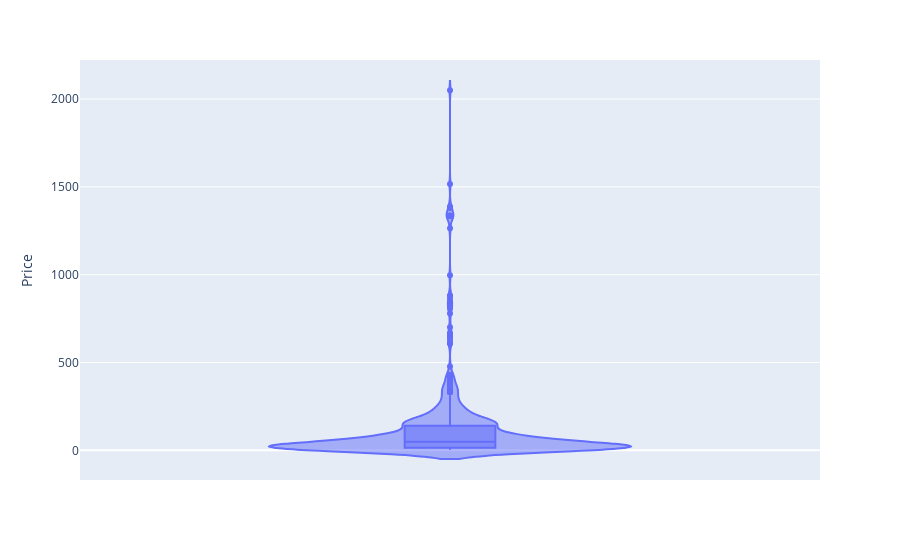

The cell this chart's notebook holds for it:
### Code cell
px.violin(df, y='Price',box=True)

### Figure 1 — Plotly figure (JSON) as saved in the notebook; plotly's stock layout.template omitted (floating-point values rounded to 4 significant figures; data arrays with more than 128 entries replaced by an {"elided": "..."} marker saying what was removed)
{"data": [{"alignmentgroup": "True", "box": {"visible": true}, "hovertemplate": "Price=%{y}<extra></extra>", "legendgroup": "", "marker": {"color": "#636efa"}, "name": "", "offsetgroup": "", "orientation": "v", "scalegroup": "True", "showlegend": false, "type": "violin", "x0": " ", "xaxis": "x", "y": {"elided": "678 float values"}, "y0": " ", "yaxis": "y"}], "layout": {"legend": {"tracegroupgap": 0}, "margin": {"t": 60}, "violinmode": "group", "xaxis": {"anchor": "y", "domain": [0, 1]}, "yaxis": {"anchor": "x", "domain": [0, 1], "title": {"text": "Price"}}}}
